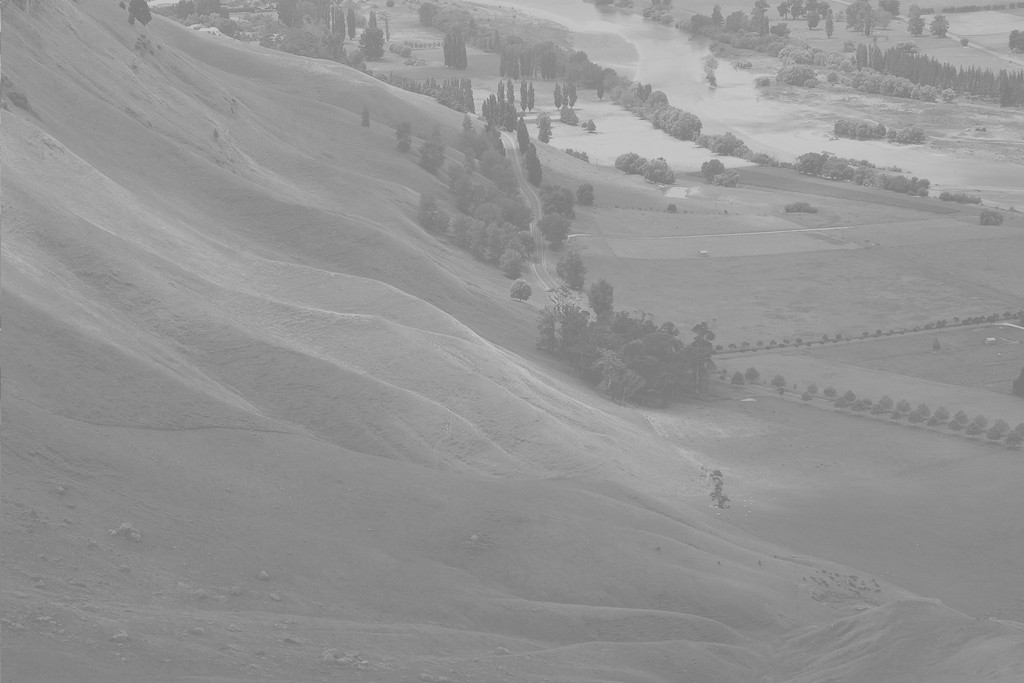
#> input picture courses/semester_3/ImagingAI/2/ex2/hawkes_bay_raw.jpg, 1024 x 683 px
$ python e2.py
#> lines starting #> are read from the running program, lines starting #| are printed output that depends on the picture
import matplotlib.pyplot as plt
import matplotlib.image as mpimg
import numpy as np
from skimage import exposure

img = mpimg.imread("hawkes_bay_raw.jpg")
#> img is the input picture: shape (683, 1024, 3); min 114, max 208, mean 148
plt.imshow(img, cmap="gray")

# Step 1: compute histogram
def compute_histogram(image):
    histogram = np.zeros(256)
    for pixel in image.ravel():
        histogram[pixel] += 1
#> this loop made 2098176 passes
#> pixel on passes 1 to 3: 127, 127, 127
#> after the loop, histogram = 256 values, max 86103 at index 137, min 0 at index 0, mean 8196
    plt.hist(histogram)
    return histogram

# Step 2: normalize the histogram to get the PDF
def calculate_pdf(histogram, total_pixels):
    pdf = histogram / total_pixels
    plt.plot(pdf)
    return pdf

# Step 3: compute CDF
def calculate_cdf(pdf):
    cdf = np.cumsum(pdf)
    plt.plot(cdf)
    return cdf

# Step 4: Generate the LUT based on the CDF
def generate_lut(cdf):
    lut = np.round(cdf*255).astype('uint8')
    return lut

# Step 5: Apply the LUT to the image for histogram equalization
def apply_lut(image, lut):
    equalized_img = np.zeros_like(image)
    flat_img = image.ravel()
    for i in range(len(flat_img)):
        equalized_img.ravel()[i] = lut[int(flat_img[i])]
    return equalized_img

histogram = compute_histogram(img)
pdf = calculate_pdf(histogram, img.size)
#> in calculate_pdf, `pdf = histogram / total_pixels`: pdf = 256 values, max 0.041 at index 137, min 0 at index 0, mean 0.00391
cdf = calculate_cdf(pdf)
#> in calculate_cdf, `cdf = np.cumsum(pdf)`: cdf = 256 values from 0 to 1
#> cdf = 256 values from 0 to 1
lut = generate_lut(cdf)
#> in generate_lut, `lut = np.round(cdf*255).astype('uint8')`: lut = 256 values from 0 to 255
#> lut = 256 values from 0 to 255
equalized_img = apply_lut(img, lut)
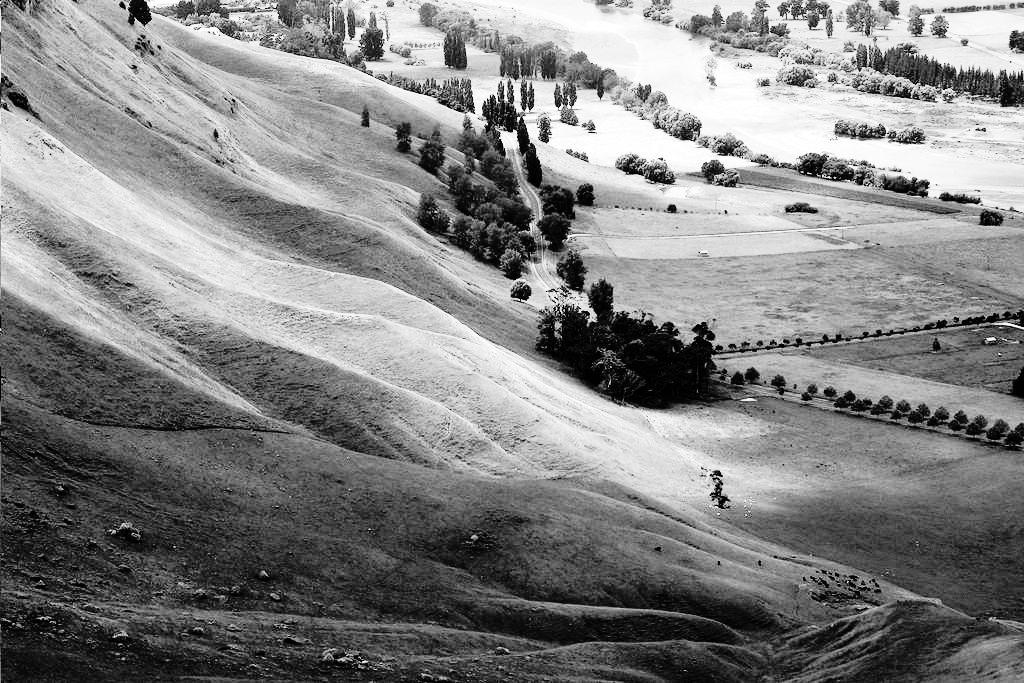
#> equalized_img: shape (683, 1024, 3); min 0, max 255, mean 130.5

# Step 6: Compare with histeq()
histeq_img = exposure.equalize_hist(img)
fig, axs = plt.subplots(1, 3, figsize=(15, 8))
axs[0].imshow(img, cmap='gray')
axs[0].set_title('Original Image')
axs[1].imshow(equalized_img, cmap='gray')
axs[1].set_title('Manually Equalized Image')
axs[2].imshow(histeq_img, cmap='gray')
axs[2].set_title('histeq() Result')
plt.show()
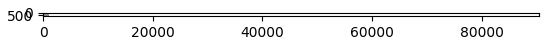
#> figure drawn by matplotlib, 1 panel
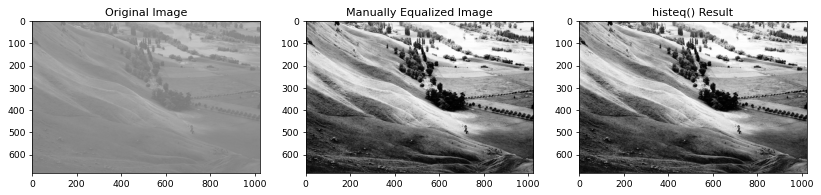
#> figure drawn by matplotlib, 3 panels
